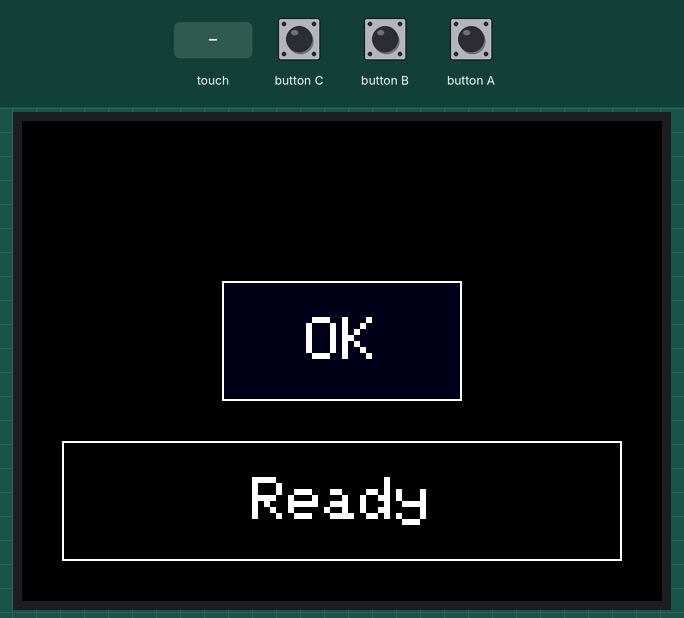
Recording of a program running on a simulated ESP32-S3. On the bench: 320×240 colour display. The inputs (shaded band) are chosen by the test bench. WiFi joins after 1.5 s; servers stay silent unless stated; random numbers use the default seed unless the program sets one; no MQTT or app messages arrive unless stated.

Above: at 3.4 s.
3.5 s: touch panel pressed at 38 % / 50 % of its raw x / y range
At 3.6 s:
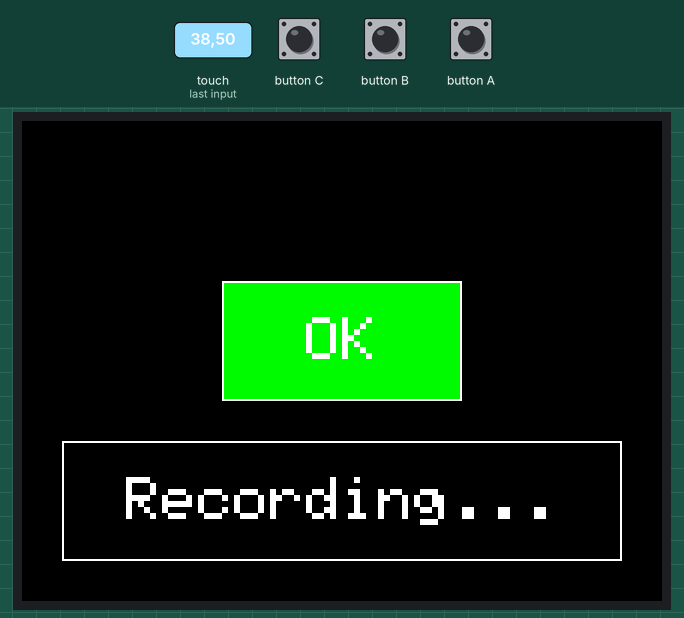
At 4.2 s:
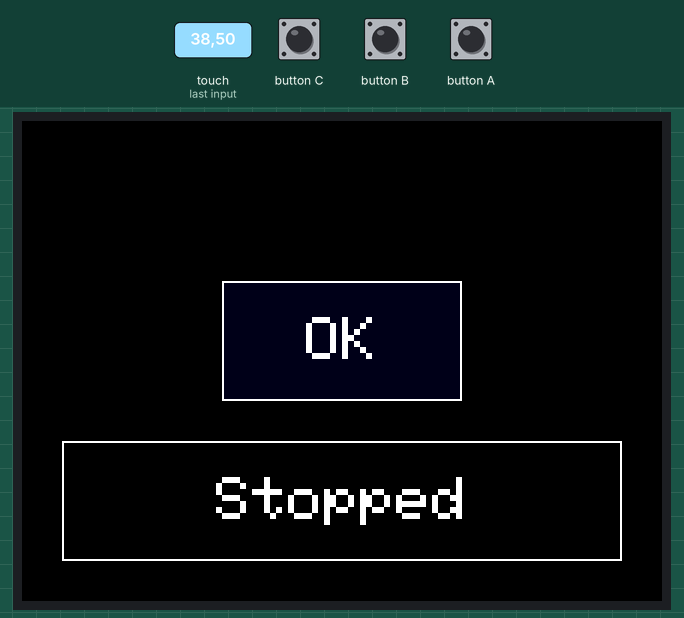
Timing chart, 0 to 6.5 s (numbered marks = the images above; inputs shaded):
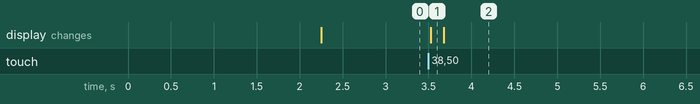

Measured:
- after the input at 3.5 s, the display: changes at once (image 1)

The program:

main.cpp
```cpp
#include "base64.hpp"
#include "ui.hpp"
#include "vars.hpp"
#include "network.hpp"
#include <M5Unified.h>

ui::Button btn(100, 80, 120, 60, "OK");
ui::StatusArea status(20, 160, 280, 60);

void setup() {
    M5.begin();
    M5.Mic.begin();
    M5.Lcd.setTextSize(3);
    M5.Speaker.setVolume(150);
    status.setText("Initializing..");

    if (!network::connectWiFi()) {
        status.setText("WiFi failed");
        return;
    }
    if (!network::connectMQTT()) {
        status.setText("MQTT failed");
        return;
    }
    btn.draw();
    status.setText("Ready");
}

static int16_t rec_buffer[512];
int seq = 0;
char msid[11];

void processAudio() {
    M5.Mic.record(rec_buffer, 512, 16000);
    while (M5.Mic.isRecording()) {
        M5.delay(1);
    }
    unsigned char b64buf[1500];
    unsigned int out_len = encode_base64((uint8_t*)rec_buffer, 512 * 2, b64buf);
    b64buf[out_len] = '\0';
    network::publishAudioChunkMessage(msid, seq, b64buf);
    seq++;
}

void loop() {
    M5.update();
    auto t = M5.Touch.getDetail();

    if (t.wasPressed() && btn.contains(t.x, t.y)) {
        seq = 0;
        network::genMsid(msid);
        btn.setStreaming(true);
        status.setText("Recording...");
    }

    if (btn.streaming) {
        processAudio();
    }

    if (t.wasReleased() && btn.streaming) {
        network::publishAudioEndMessage(msid);
        btn.setStreaming(false);
        status.setText("Stopped");
    }
}
```

network.cpp
```cpp
#include "network.hpp"
#include "vars.hpp"
#include <PubSubClient.h>
#include <WiFi.h>
#include <WiFiClientSecure.h>

WiFiClientSecure net;
PubSubClient mqtt(net);

namespace network {
    bool connectWiFi() {
        WiFi.begin(WIFI_SSID, WIFI_PASSWORD);
        for (int i = 0; i < 10; ++i) {
            if (WiFi.status() == WL_CONNECTED) {
                return true;
            }
            M5.delay(1000);
        }
        return false;
    };

    bool connectMQTT() {
        net.setCACert(AWSIOT_ROOT_CA);
        net.setCertificate(AWSIOT_CERTIFICATE);
        net.setPrivateKey(AWSIOT_PRIVATE_KEY);
        mqtt.setServer(AWSIOT_ENDPOINT, 8883);
        mqtt.setBufferSize(2048);

        while (!mqtt.connected()) {
            if (!mqtt.connect(AWSIOT_THING_ID)) {
                M5.delay(1000);
            }
        }
        for (int i = 0; i < 5; ++i) {
            if (mqtt.connected()) {
                return true;
            }
            if (!mqtt.connect(AWSIOT_THING_ID)) {
                M5.delay(500);
            }
        }
        return false;
    }

    bool publish(const char* topic, const char* payload) {
        return mqtt.publish(topic, payload);
    }

    void genMsid(char *out) {
        const char charset[] = "abcdefghijklmnopqrstuvwxyz0123456789";
        size_t charset_len = sizeof(charset) - 1;

        for (size_t i = 0; i < 10; i++) {
            out[i] = charset[esp_random() % charset_len];
        }
        out[10] = '\0';
    }

    bool publishAudioChunkMessage(const char *msid, int seq, unsigned char* data) {
        char payload[1600];
        snprintf(payload, sizeof(payload), "{\"seq\":%d,\"msid\":\"%s\",\"data\":\"%s\"}", seq, msid, data);
        return network::publish("m5/audio/chunk", payload);
    }

    bool publishAudioEndMessage(const char *msid) {
        char end_payload[64];
        snprintf(end_payload, sizeof(end_payload), "{\"msid\":\"%s\"}", msid);
        return mqtt.publish("m5/audio/end", end_payload);
    }
}; // namespace network
```

network.hpp
```cpp
#pragma once

#include <M5Unified.h>

namespace network {
    bool connectWiFi();
    bool connectMQTT();
    bool publish(const char* topic, const char* payload);
    void genMsid(char *out);
    bool publishAudioChunkMessage(const char *msid, int seq, unsigned char* data);
    bool publishAudioEndMessage(const char *msid);
}; // namespace network
```

ui.cpp
```cpp
#include "ui.hpp"

namespace ui {

    Button::Button(int x, int y, int w, int h, const char *label) : x(x), y(y), w(w), h(h), label(label), streaming(false) {}

    void Button::draw() const {
        uint32_t color = streaming ? RED : BLUE;

        M5.Display.fillRect(x, y, w, h, color);
        M5.Display.drawRect(x, y, w, h, WHITE);
        M5.Display.setTextDatum(middle_center);
        M5.Display.setTextColor(WHITE);
        M5.Display.drawString(label, x + w / 2, y + h / 2);
    }

    void Button::setStreaming(bool is) {
        streaming = is;
        draw();
    }

    bool Button::contains(int tx, int ty) const { return (tx >= x && tx <= x + w && ty >= y && ty <= y + h); }

    StatusArea::StatusArea(int x, int y, int w, int h) : x(x), y(y), w(w), h(h) {}

    void StatusArea::setText(const char *t) {
        text = t;
        draw();
    }

    void StatusArea::draw() const {
        M5.Display.fillRect(x, y, w, h, BLACK);
        M5.Display.drawRect(x, y, w, h, WHITE);
        M5.Display.setTextDatum(middle_center);
        M5.Display.setTextColor(WHITE);
        M5.Display.drawString(text, x + w / 2, y + h / 2);
    }

} // namespace ui
```

ui.hpp
```cpp
#pragma once

#include <M5Unified.h>

namespace ui {

    class Button {
    public:
        int x, y, w, h;
        String label;
        bool streaming;

        Button(int x, int y, int w, int h, const char *label);

        void draw() const;
        void setStreaming(bool is);
        bool contains(int tx, int ty) const;
    };

    class StatusArea {
    public:
        int x, y, w, h;
        String text;

        StatusArea(int x, int y, int w, int h);

        void setText(const char *t);
        void draw() const;
    };

} // namespace ui
```

vars.example.hpp
```cpp
static const char *WIFI_SSID = "";
static const char *WIFI_PASSWORD = "";

// curl https://www.amazontrust.com/repository/AmazonRootCA1.pem
static const char *AWSIOT_ROOT_CA = R"(-----BEGIN CERTIFICATE-----
-----END CERTIFICATE-----
)";

// file name is xx.cert.pem
static const char *AWSIOT_CERTIFICATE = R"(-----BEGIN CERTIFICATE-----
-----END CERTIFICATE-----
)";

// file name is xx.private.key
static const char *AWSIOT_PRIVATE_KEY = R"(-----BEGIN RSA PRIVATE KEY-----
-----END RSA PRIVATE KEY-----
)";

// look up aws iot core console
static const char *AWSIOT_ENDPOINT = "xx.amazonaws.com";
static const char *AWSIOT_THING_ID = "";
```
